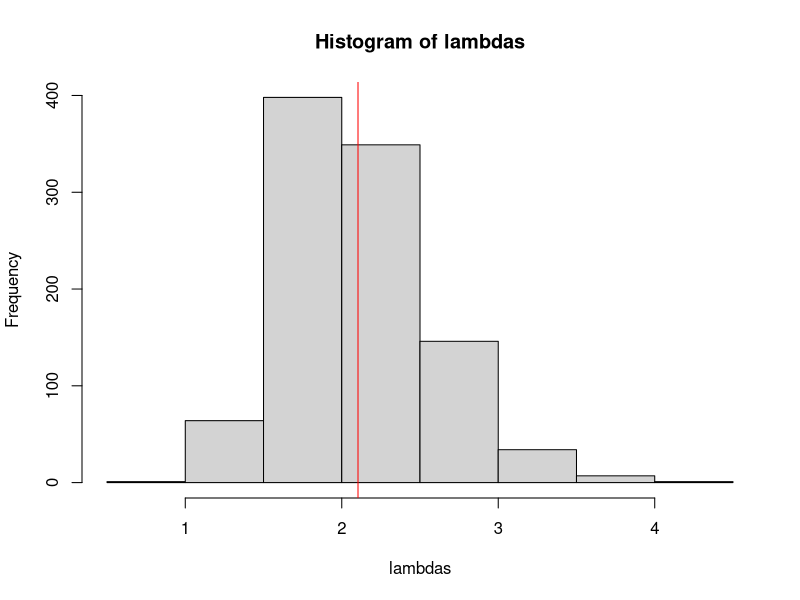
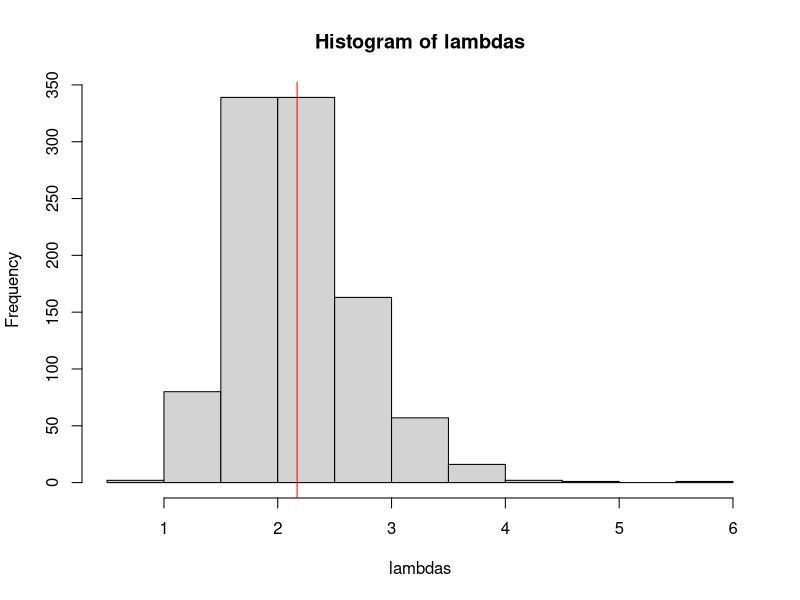
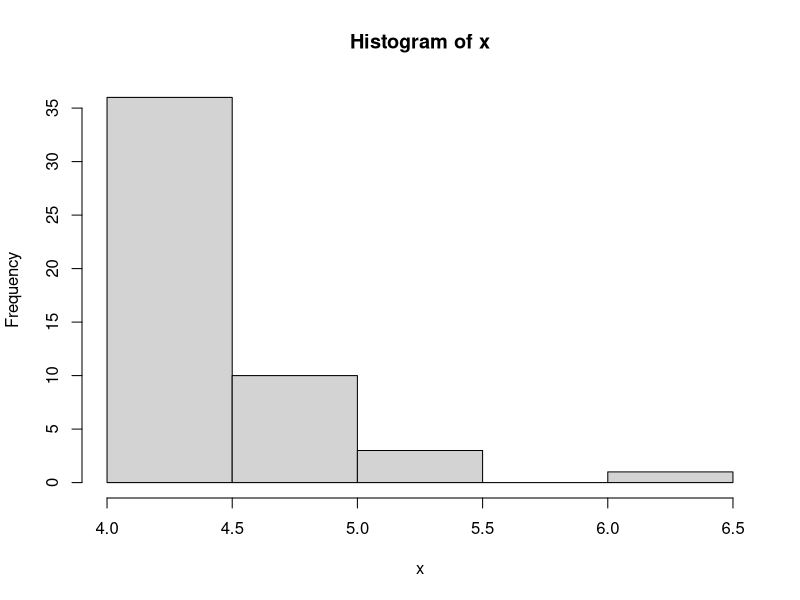

Write the R code that produced these figures, in order.
#Math E-156 Script 7B-EstimationMoments.R

#Topic 1 - choosing one parameter to make the theoretical mean match the sample mean
#Based on section 6.2, pages 146-148 of the textbook
#This technique requires knowing the theoretical moments of varous distributions, tabulated on pp. 396-399
#The number of sample moments must equal the number of parameters

#Example 6.8 uses a uniform distribution
#Generate 20 samples from a uniform distribution on [0, 8]
x <- runif(20, 0, 8)
#For the uniform distribution on [0, beta] the mean should be beta/2
#So to make the theoretical and observed moments agree, we double the sample mean to estmate beta
beta.hat <-2*mean(x); beta.hat
sum(x > beta.hat)  #if positive, indicates an impossible estimate
#Regenerate x a few times and you will get an impossible result
#We will find a "more efficient" estimator of the mean than this one.

#Example 6.9 uses an exponential distribution
#Generate 20 samples from an exponential distribution with lambda = 2.
#The theoretical mean is 1/lambda = 0.5
x <- rexp(20, 2)
lambda.hat <-1/mean(x); lambda.hat   #estimate of lambda for which the mean matches the sample mean
#Try this 1000 times to see how it does
N <- 1000; lambdas <- numeric(N); means <- numeric(N)
for (i in 1:N) {
  x <- rexp(20, 2)
  M1 <- mean(x)
  means[i] <- M1     #record the sample mean
  lambdas[i] <- 1/M1  #record the corresponding estmate of lambda
}
mean(means)   #theoretical value is 0.5
median(means) #for an exponential distribution the median is less than the mean -- persists in the sampling distribution
#In general, E[1/X] does not equal 1/E[X], and that is the case here.
mean(lambdas)  #theoretical value is not 2, alas
hist(lambdas)
abline(v = mean(lambdas), col = "red")
mean(lambdas > 2)  #comes out too large more than half the time

#We can only use one moment to estimate one parameter, but why not the second moment?
#The theoretical second moment is 2/lambda^2 = 0.5
x <- rexp(20, 2)
lambda.hat <- 2/sqrt(mean(x^2)); lambda.hat  #this value of lambda would match the observed second moment
#Try this 1000 times to see how it does
N <- 1000; lambdas <- numeric(N); moments2<-numeric(N)
for (i in 1:N) {
  x <- rexp(20, 2)
  M2 <- mean(x^2) 
  moments2[i] <- M2        #second moment of the sample
  lambdas[i] <- sqrt(2/M2)  #corresponding parameter estimate
}
mean(moments2)   #theoretical value is 0.5
mean(lambdas)  #because of exponential skewness, the theoretical value is not 2
hist(lambdas)
abline(v = mean(lambdas), col = "red")
mean(lambdas > 2)  #comes out too large more than half the time - problem is even worse than when we used the mean

#Topic 2 - using two sample moments to estmate two parameters
#With two parameters we can use two moments
#Example 6.11 -- Exponential distribution with lower limit delta
#This could happen if you start observing radioactive decays at time delta
#Choose delta = 4, lambda = 2, and generate 50 samples
x <- rexp(50,2) + 4
hist(x)
#Calculating the first two moments from the sample is easy
M1 = mean(x); M1
M2 = mean(x^2); M2

#The messy algebra on page 148 is not really necessary.
#For an exponential distribution the variance is 1/lambda^2 (page 397)
variance <- M2 - M1^2  #this sample variance is independent of delta
lambda.bar = 1/sqrt(variance); lambda.bar  #estimate of lambda based just on the sample variance
#If delta = 0, then the mean and standard deviation are equal, so
delta.bar = M1 - sqrt(variance); delta.bar #estimate of delta based on both sample moments

#If delta.bar > 4 then some of the samples might again be impossible
#Regenerate the sample a couple of times and you will probably observe this phenomenon.
sum(x < delta.bar)
